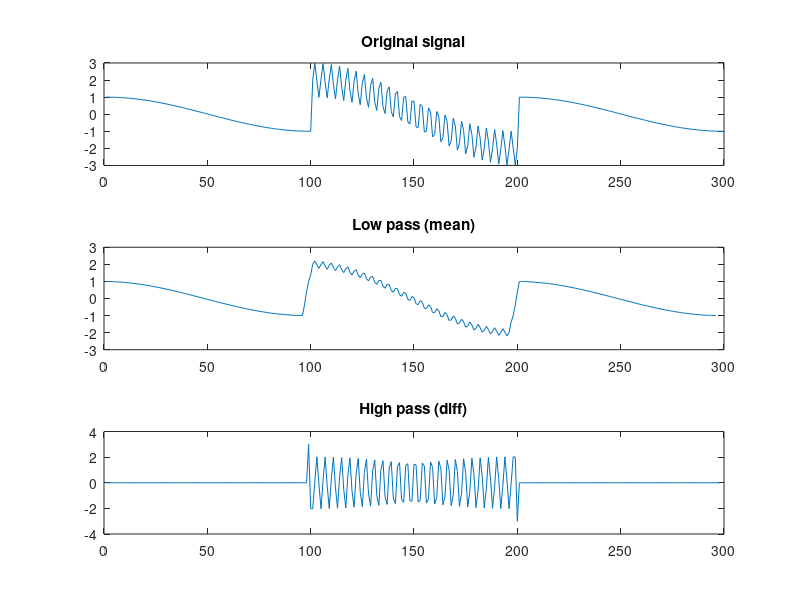

The MATLAB source for this figure:
%% Script: Signal filtering
%
% Autor: Elia Matsumoto (EESP-FGV)
% 
% Contato: elia.matsumoto@fgv.br
% 
% Data: 2021
% 
% Ref: https://www.youtube.com/watch?v=i76B1pBoN4Y
%
%% Reseting environment
rng('shuffle'); % Random seed
close all       % Close all figure
clear           % Clear workspace
clc             % Clear command window
%
%% Synthetic data
N  = 100;
x1 = linspace(0,pi,N);
x2 = linspace(pi,2*pi,N);
x3 = linspace(2*pi,3*pi,N);
y1 = 1*cos(1*x1);
y3 = 1*cos(1*x3);
y2 = y1+sin(50*x2)+y3;

%% Plot
h = figure;
% Original signal
x = [ x1 x2 x3 ];
y = [ y1 y2 y1 ];
ny = length(y);
subplot(3,1,1);
plot(y)
title('Original signal')

%% Low pass (mean)
WL  = 5;
ny1 = ny - WL + 1;
yL  = zeros(1,ny1);
for i = 1:ny1
    inic  = i;
    fin   = i + WL - 1;
    yL(i) = mean(y(inic:fin));
end
subplot(3,1,2);
plot(yL)
title('Low pass (mean)');

%% High pass (diff)
WH = 2;
yH = diff(y,WH);
subplot(3,1,3);
plot(yH)
title('High pass (diff)');